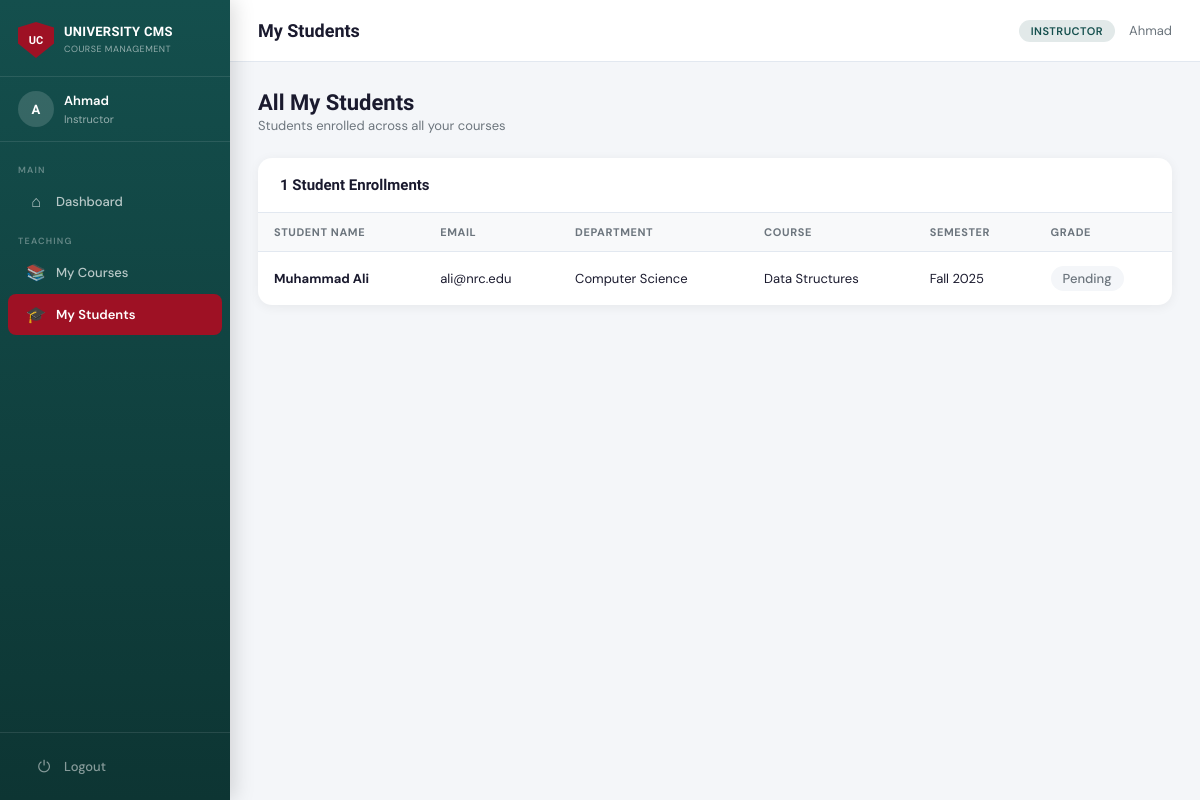
/instructor/students (signed in), run on the app's committed database.
### tables this page shows
CREATE TABLE Student (
    student_id  INTEGER PRIMARY KEY AUTOINCREMENT,
    name        TEXT NOT NULL,
    email       TEXT UNIQUE NOT NULL,
    department  TEXT,
    user_id     INTEGER UNIQUE,
    FOREIGN KEY(user_id) REFERENCES User(user_id) ON DELETE CASCADE
);

### app.py (the view)
@app.route('/instructor/students')
@login_required
@role_required('instructor')
def instructor_all_students():
    iid = session.get('profile_id')
    students = query(
        "SELECT DISTINCT s.*, c.course_name, e.grade, e.semester "
        "FROM Student s "
        "JOIN Enrollment e ON s.student_id=e.student_id "
        "JOIN Course c ON e.course_id=c.course_id "
        "WHERE c.instructor_id=? ORDER BY s.name", (iid,)
    )
    return render_template('instructor_all_students.html', students=students)

### app.py (called while the page is built)
def get_db():
    conn = sqlite3.connect(DB_PATH)
    conn.row_factory = sqlite3.Row   # access columns by name
    conn.execute("PRAGMA foreign_keys = ON")
    return conn

def query(sql, args=(), one=False):
    conn = get_db()
    cur  = conn.execute(sql, args)
    rv   = cur.fetchall()
    conn.close()
    return (rv[0] if rv else None) if one else rv

def login_required(f):
    from functools import wraps
    @wraps(f)
    def decorated(*args, **kwargs):
        if 'user_id' not in session:
            flash("Please log in first.", "error")
            return redirect(url_for('login'))
        return f(*args, **kwargs)
    return decorated

def role_required(*roles):
    def decorator(f):
        from functools import wraps
        @wraps(f)
        def decorated(*args, **kwargs):
            if session.get('role') not in roles:
                flash("Access denied.", "error")
                return redirect(url_for('dashboard'))
            return f(*args, **kwargs)
        return decorated
    return decorator

### templates/instructor_all_students.html (shortened to what this page needs)
{% extends 'base.html' %}
{% block page_title %}My Students{% endblock %}
{% block content %}
<div class="page-header">
  <div>
    <h1>All My Students</h1>
    <p>Students enrolled across all your courses</p>
  </div>
</div>
<div class="table-card">
  <div class="table-card-header">
    <h3>{{ students | length }} Student Enrollments</h3>
  </div>
  <table>
    <thead>
      <tr>
        <th>Student Name</th>
        <th>Email</th>
        <th>Department</th>
        <th>Course</th>
        <th>Semester</th>
        <th>Grade</th>
      </tr>
    </thead>
    <tbody>
      {% for s in students %}
      <tr>
        <td><strong>{{ s['name'] }}</strong></td>
        <td>{{ s['email'] }}</td>
        <td>{{ s['department'] or '—' }}</td>
        <td>{{ s['course_name'] }}</td>
        <td>{{ s['semester'] }}</td>
        <td>
          {% if s['grade'] is not none %}
            {% set g = s['grade'] %}
            <span class="grade-pill {{ 'grade-A' if g >= 3.5 else 'grade-B' if g >= 3.0 else 'grade-C' if g >= 2.0 else 'grade-D' if g >= 1.0 else 'grade-F' }}">
              {{ g }}
            </span>
          {% else %}
            <span class="grade-pill grade-pending">Pending</span>
          {% endif %}
        </td>
      </tr>
      {% endfor %}
    </tbody>
  </table>
</div>
{% endblock %}

### static/css/style.css (style rules this page uses)
:root { --red: #9E1124; --red-dark: #7a0d1c; --red-light: #c41530; --teal: #144F4D; --teal-dark: #0d3533; --teal-light: #1a6663; --bg: #F4F6F9; --card: #ffffff; --text: #1A1A2E; --subtext: #6C757D; --border: #E2E8F0; --success: #10B981; --warning: #F59E0B; --danger: #EF4444; --sidebar-w: 230px; --header-h: 62px; }
* { box-sizing: border-box; margin: 0; padding: 0; }
body { font-family: 'DM Sans', sans-serif; background: var(--bg); color: var(--text); font-size: 14px; min-height: 100vh; }
.page-header { display: flex; align-items: center; justify-content: space-between; margin-bottom: 24px; }
.page-header h1 { font-family: 'Sora', sans-serif; font-size: 22px; font-weight: 700; color: var(--text); }
.page-header p { color: var(--subtext); font-size: 13px; margin-top: 2px; }
.table-card { background: var(--card); border-radius: 14px; box-shadow: 0 2px 12px rgba(0,0,0,0.06); overflow: hidden; margin-bottom: 24px; }
.table-card-header { display: flex; align-items: center; justify-content: space-between; padding: 18px 22px; border-bottom: 1px solid var(--border); }
.table-card-header h3 { font-family: 'Sora', sans-serif; font-size: 15px; font-weight: 700; color: var(--text); }
table { width: 100%; border-collapse: collapse; }
thead th { text-align: left; padding: 12px 16px; font-size: 11px; font-weight: 700; text-transform: uppercase; letter-spacing: 0.6px; color: var(--subtext); background: #f8f9fa; border-bottom: 1px solid var(--border); }
tbody td { padding: 14px 16px; border-bottom: 1px solid var(--border); font-size: 13px; color: var(--text); vertical-align: middle; }
tbody tr:last-child td { border-bottom: none; }
.grade-pill { display: inline-block; padding: 4px 12px; border-radius: 20px; font-weight: 700; font-size: 13px; }
.grade-pending { background: var(--bg); color: var(--subtext); font-weight: 500; }

### data on the page
Student: name "Muhammad Ali", email "ali@nrc.edu", department "Computer Science", course_name "Data Structures", semester "Fall 2025"

### other printed values
{{ session.name[0] | upper if session.name else '?' }} "A"
{{ session.name or session.username }} "Ahmad"
{{ session.role }} "Instructor"
{{ session.role }} "INSTRUCTOR"
{{ students | length }} "1"
